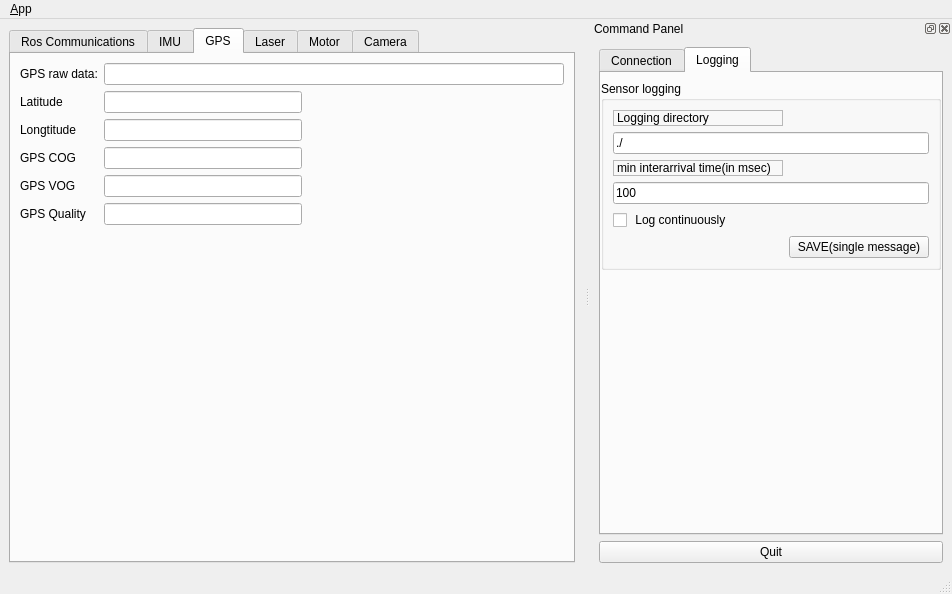
<?xml version="1.0" encoding="UTF-8"?>
<ui version="4.0">
 <class>MainWindow</class>
 <widget class="QMainWindow" name="MainWindow">
  <property name="geometry">
   <rect>
    <x>0</x>
    <y>0</y>
    <width>952</width>
    <height>594</height>
   </rect>
  </property>
  <property name="windowTitle">
   <string>QRosApp</string>
  </property>
  <property name="windowIcon">
   <iconset resource="../resources/images.qrc">
    <normaloff>:/images/icon.png</normaloff>:/images/icon.png</iconset>
  </property>
  <property name="locale">
   <locale language="English" country="Australia"/>
  </property>
  <widget class="QWidget" name="centralwidget">
   <layout class="QHBoxLayout">
    <item>
     <widget class="QTabWidget" name="tab_manager">
      <property name="minimumSize">
       <size>
        <width>100</width>
        <height>0</height>
       </size>
      </property>
      <property name="locale">
       <locale language="Turkish" country="Turkey"/>
      </property>
      <property name="currentIndex">
       <number>2</number>
      </property>
      <widget class="QWidget" name="tab_status">
       <attribute name="title">
        <string>Ros Communications</string>
       </attribute>
       <layout class="QVBoxLayout" name="verticalLayout_2">
        <item>
         <widget class="QGroupBox" name="groupBox_12">
          <property name="sizePolicy">
           <sizepolicy hsizetype="MinimumExpanding" vsizetype="Preferred">
            <horstretch>0</horstretch>
            <verstretch>0</verstretch>
           </sizepolicy>
          </property>
          <property name="title">
           <string>Logging</string>
          </property>
          <layout class="QGridLayout" name="gridLayout_3">
           <item row="0" column="0">
            <widget class="QListView" name="view_logging"/>
           </item>
          </layout>
         </widget>
        </item>
       </layout>
      </widget>
      <widget class="QWidget" name="tab_imu">
       <attribute name="title">
        <string>IMU</string>
       </attribute>
       <layout class="QGridLayout" name="gridLayout_2">
        <item row="1" column="0">
         <widget class="QLabel" name="label_6">
          <property name="text">
           <string>AccelX</string>
          </property>
         </widget>
        </item>
        <item row="1" column="6">
         <widget class="QLabel" name="label_7">
          <property name="text">
           <string>AccelZ</string>
          </property>
         </widget>
        </item>
        <item row="1" column="7">
         <widget class="QLineEdit" name="lineAccelZ"/>
        </item>
        <item row="2" column="5">
         <widget class="QLineEdit" name="lineGyroY"/>
        </item>
        <item row="2" column="0">
         <widget class="QLabel" name="label_8">
          <property name="text">
           <string>GyroX</string>
          </property>
         </widget>
        </item>
        <item row="0" column="0">
         <widget class="QLabel" name="label_4">
          <property name="text">
           <string>IMU raw data:</string>
          </property>
         </widget>
        </item>
        <item row="2" column="2">
         <widget class="QLineEdit" name="lineGyroX">
          <property name="text">
           <string/>
          </property>
         </widget>
        </item>
        <item row="2" column="7">
         <widget class="QLineEdit" name="lineGyroZ"/>
        </item>
        <item row="1" column="4">
         <widget class="QLabel" name="label_5">
          <property name="text">
           <string>AccelY</string>
          </property>
         </widget>
        </item>
        <item row="2" column="6">
         <widget class="QLabel" name="label_10">
          <property name="text">
           <string>GyroZ</string>
          </property>
         </widget>
        </item>
        <item row="1" column="5">
         <widget class="QLineEdit" name="lineAccelY"/>
        </item>
        <item row="2" column="4">
         <widget class="QLabel" name="label_9">
          <property name="text">
           <string>GyroY</string>
          </property>
         </widget>
        </item>
        <item row="3" column="0">
         <widget class="QLabel" name="label_11">
          <property name="text">
           <string>MagnetomX</string>
          </property>
         </widget>
        </item>
        <item row="3" column="2">
         <widget class="QLineEdit" name="lineMagnetomX"/>
        </item>
        <item row="3" column="4">
         <widget class="QLabel" name="label_12">
          <property name="text">
           <string>MagnetomY</string>
          </property>
         </widget>
        </item>
        <item row="3" column="5">
         <widget class="QLineEdit" name="lineMagnetomY"/>
        </item>
        <item row="3" column="6">
         <widget class="QLabel" name="label_13">
          <property name="text">
           <string>MagnetomZ</string>
          </property>
         </widget>
        </item>
        <item row="3" column="7">
         <widget class="QLineEdit" name="lineMagnetomZ"/>
        </item>
        <item row="4" column="2" colspan="4">
         <spacer name="verticalSpacer">
          <property name="orientation">
           <enum>Qt::Vertical</enum>
          </property>
          <property name="sizeHint" stdset="0">
           <size>
            <width>20</width>
            <height>40</height>
           </size>
          </property>
         </spacer>
        </item>
        <item row="1" column="2">
         <widget class="QLineEdit" name="lineAccelX"/>
        </item>
        <item row="0" column="2" colspan="6">
         <widget class="QLineEdit" name="lineIMURaw"/>
        </item>
        <item row="0" column="8" rowspan="3">
         <spacer name="horizontalSpacer_2">
          <property name="orientation">
           <enum>Qt::Horizontal</enum>
          </property>
          <property name="sizeHint" stdset="0">
           <size>
            <width>40</width>
            <height>20</height>
           </size>
          </property>
         </spacer>
        </item>
       </layout>
      </widget>
      <widget class="QWidget" name="tab_gps">
       <attribute name="title">
        <string>GPS</string>
       </attribute>
       <layout class="QGridLayout" name="gridLayout_4">
        <item row="3" column="0">
         <widget class="QLabel" name="label_16">
          <property name="text">
           <string>GPS COG</string>
          </property>
         </widget>
        </item>
        <item row="3" column="1">
         <widget class="QLineEdit" name="lineGPSCOG"/>
        </item>
        <item row="6" column="1">
         <spacer name="verticalSpacer_2">
          <property name="orientation">
           <enum>Qt::Vertical</enum>
          </property>
          <property name="sizeHint" stdset="0">
           <size>
            <width>20</width>
            <height>301</height>
           </size>
          </property>
         </spacer>
        </item>
        <item row="0" column="1" colspan="4">
         <widget class="QLineEdit" name="lineGPSRaw"/>
        </item>
        <item row="0" column="0">
         <widget class="QLabel" name="label_14">
          <property name="text">
           <string>GPS raw data:</string>
          </property>
         </widget>
        </item>
        <item row="1" column="0">
         <widget class="QLabel" name="label_18">
          <property name="text">
           <string>Latitude</string>
          </property>
         </widget>
        </item>
        <item row="1" column="1">
         <widget class="QLineEdit" name="lineLatitude"/>
        </item>
        <item row="2" column="0">
         <widget class="QLabel" name="label_15">
          <property name="text">
           <string>Longtitude</string>
          </property>
         </widget>
        </item>
        <item row="2" column="1">
         <widget class="QLineEdit" name="lineLongtitude">
          <property name="text">
           <string/>
          </property>
         </widget>
        </item>
        <item row="4" column="1">
         <widget class="QLineEdit" name="lineGPSVOG"/>
        </item>
        <item row="4" column="0">
         <widget class="QLabel" name="label_19">
          <property name="text">
           <string>GPS VOG</string>
          </property>
         </widget>
        </item>
        <item row="5" column="0">
         <widget class="QLabel" name="label_17">
          <property name="text">
           <string>GPS Quality</string>
          </property>
         </widget>
        </item>
        <item row="5" column="1">
         <widget class="QLineEdit" name="lineGPSQuality"/>
        </item>
        <item row="1" column="2">
         <spacer name="horizontalSpacer_3">
          <property name="orientation">
           <enum>Qt::Horizontal</enum>
          </property>
          <property name="sizeHint" stdset="0">
           <size>
            <width>244</width>
            <height>20</height>
           </size>
          </property>
         </spacer>
        </item>
       </layout>
      </widget>
      <widget class="QWidget" name="tab">
       <attribute name="title">
        <string>Laser</string>
       </attribute>
       <layout class="QHBoxLayout" name="horizontalLayout">
        <item>
         <widget class="QGraphicsView" name="graphicsView"/>
        </item>
        <item>
         <widget class="QGroupBox" name="groupBox_2">
          <property name="maximumSize">
           <size>
            <width>100</width>
            <height>16777215</height>
           </size>
          </property>
          <property name="title">
           <string/>
          </property>
          <layout class="QGridLayout" name="gridLayout_5">
           <property name="margin">
            <number>0</number>
           </property>
           <property name="spacing">
            <number>0</number>
           </property>
           <item row="7" column="1">
            <widget class="QLabel" name="label_22">
             <property name="text">
              <string>ArcDistance_inPx</string>
             </property>
            </widget>
           </item>
           <item row="15" column="1">
            <widget class="QLabel" name="label_26">
             <property name="text">
              <string>Scan Interval</string>
             </property>
            </widget>
           </item>
           <item row="6" column="1">
            <widget class="QSpinBox" name="spinBox_ArcDistanceInMeter">
             <property name="minimum">
              <number>1</number>
             </property>
             <property name="maximum">
              <number>30</number>
             </property>
             <property name="value">
              <number>5</number>
             </property>
            </widget>
           </item>
           <item row="11" column="1">
            <widget class="QLabel" name="label_24">
             <property name="text">
              <string>End Step</string>
             </property>
            </widget>
           </item>
           <item row="16" column="1">
            <widget class="QSpinBox" name="spinBox_scanInterval">
             <property name="maximum">
              <number>9</number>
             </property>
            </widget>
           </item>
           <item row="20" column="1">
            <spacer name="verticalSpacer_4">
             <property name="orientation">
              <enum>Qt::Vertical</enum>
             </property>
             <property name="sizeHint" stdset="0">
              <size>
               <width>20</width>
               <height>40</height>
              </size>
             </property>
            </spacer>
           </item>
           <item row="8" column="1">
            <widget class="QSpinBox" name="spinBox_arcDistanceInPixels">
             <property name="minimum">
              <number>10</number>
             </property>
             <property name="maximum">
              <number>500</number>
             </property>
             <property name="singleStep">
              <number>10</number>
             </property>
             <property name="value">
              <number>50</number>
             </property>
            </widget>
           </item>
           <item row="13" column="1">
            <widget class="QLabel" name="label_25">
             <property name="text">
              <string>Cluster Count</string>
             </property>
            </widget>
           </item>
           <item row="5" column="1">
            <widget class="QLabel" name="label_21">
             <property name="text">
              <string>ArcDist_inMeter</string>
             </property>
            </widget>
           </item>
           <item row="3" column="1">
            <widget class="QLabel" name="label_20">
             <property name="text">
              <string>Range_inMeter</string>
             </property>
            </widget>
           </item>
           <item row="12" column="1">
            <widget class="QSpinBox" name="spinBox_endStep">
             <property name="minimum">
              <number>1</number>
             </property>
             <property name="maximum">
              <number>1080</number>
             </property>
             <property name="value">
              <number>1080</number>
             </property>
            </widget>
           </item>
           <item row="4" column="1">
            <widget class="QSpinBox" name="spinBox_LaserRange">
             <property name="minimum">
              <number>4</number>
             </property>
             <property name="maximum">
              <number>30</number>
             </property>
             <property name="value">
              <number>30</number>
             </property>
            </widget>
           </item>
           <item row="1" column="1">
            <widget class="QLCDNumber" name="lcdNumber"/>
           </item>
           <item row="2" column="1">
            <widget class="QLineEdit" name="lineEdit"/>
           </item>
           <item row="14" column="1">
            <widget class="QSpinBox" name="spinBox_clusterCount">
             <property name="value">
              <number>1</number>
             </property>
            </widget>
           </item>
           <item row="0" column="1">
            <widget class="QLabel" name="label_28">
             <property name="text">
              <string>ScanFrequency</string>
             </property>
            </widget>
           </item>
           <item row="10" column="1">
            <widget class="QSpinBox" name="spinBox_startStep">
             <property name="maximum">
              <number>1079</number>
             </property>
            </widget>
           </item>
           <item row="17" column="1">
            <widget class="QLabel" name="label_27">
             <property name="text">
              <string># of Scan</string>
             </property>
            </widget>
           </item>
           <item row="9" column="1">
            <widget class="QLabel" name="label_23">
             <property name="text">
              <string>Start Step</string>
             </property>
            </widget>
           </item>
           <item row="18" column="1">
            <widget class="QSpinBox" name="spinBox_numberOfScan"/>
           </item>
           <item row="19" column="1">
            <widget class="QPushButton" name="btnLaserSetConfig">
             <property name="text">
              <string>SET</string>
             </property>
            </widget>
           </item>
          </layout>
         </widget>
        </item>
       </layout>
      </widget>
      <widget class="QWidget" name="tab_2">
       <attribute name="title">
        <string>Motor</string>
       </attribute>
       <layout class="QVBoxLayout" name="verticalLayout_4">
        <item>
         <widget class="QSlider" name="sliderArmRigth">
          <property name="maximum">
           <number>99</number>
          </property>
          <property name="orientation">
           <enum>Qt::Horizontal</enum>
          </property>
         </widget>
        </item>
        <item>
         <widget class="QSlider" name="sliderArmLeft">
          <property name="orientation">
           <enum>Qt::Horizontal</enum>
          </property>
         </widget>
        </item>
        <item>
         <widget class="QSlider" name="sliderWheelRight">
          <property name="orientation">
           <enum>Qt::Horizontal</enum>
          </property>
         </widget>
        </item>
        <item>
         <widget class="QSlider" name="sliderWheelLeft">
          <property name="orientation">
           <enum>Qt::Horizontal</enum>
          </property>
         </widget>
        </item>
       </layout>
      </widget>
      <widget class="QWidget" name="tab_3">
       <attribute name="title">
        <string>Camera</string>
       </attribute>
       <widget class="QLabel" name="viewFrontCamera">
        <property name="geometry">
         <rect>
          <x>20</x>
          <y>40</y>
          <width>241</width>
          <height>211</height>
         </rect>
        </property>
        <property name="frameShape">
         <enum>QFrame::Box</enum>
        </property>
        <property name="text">
         <string/>
        </property>
       </widget>
       <widget class="QLabel" name="label_30">
        <property name="geometry">
         <rect>
          <x>20</x>
          <y>20</y>
          <width>101</width>
          <height>17</height>
         </rect>
        </property>
        <property name="text">
         <string>Front Camera</string>
        </property>
       </widget>
       <widget class="QLabel" name="viewPTZCamera">
        <property name="geometry">
         <rect>
          <x>20</x>
          <y>280</y>
          <width>241</width>
          <height>211</height>
         </rect>
        </property>
        <property name="frameShape">
         <enum>QFrame::Box</enum>
        </property>
        <property name="text">
         <string/>
        </property>
       </widget>
       <widget class="QLabel" name="label_32">
        <property name="geometry">
         <rect>
          <x>20</x>
          <y>260</y>
          <width>101</width>
          <height>17</height>
         </rect>
        </property>
        <property name="text">
         <string>PTZ Camera</string>
        </property>
       </widget>
       <widget class="QGroupBox" name="groupBoxPTZControl">
        <property name="geometry">
         <rect>
          <x>290</x>
          <y>280</y>
          <width>311</width>
          <height>211</height>
         </rect>
        </property>
        <property name="styleSheet">
         <string notr="true">QGroupBox{border: 1px solid #000;}</string>
        </property>
        <property name="title">
         <string>PTZ Control</string>
        </property>
        <widget class="QPushButton" name="buttonPTZPan">
         <property name="geometry">
          <rect>
           <x>10</x>
           <y>30</y>
           <width>97</width>
           <height>27</height>
          </rect>
         </property>
         <property name="text">
          <string>Pan</string>
         </property>
        </widget>
        <widget class="QPushButton" name="buttonPTZTilt">
         <property name="geometry">
          <rect>
           <x>10</x>
           <y>80</y>
           <width>97</width>
           <height>27</height>
          </rect>
         </property>
         <property name="text">
          <string>Tilt</string>
         </property>
        </widget>
        <widget class="QPushButton" name="buttonPTZZoom">
         <property name="geometry">
          <rect>
           <x>10</x>
           <y>130</y>
           <width>97</width>
           <height>27</height>
          </rect>
         </property>
         <property name="text">
          <string>Zoom</string>
         </property>
        </widget>
        <widget class="QLineEdit" name="linePTZPan">
         <property name="geometry">
          <rect>
           <x>120</x>
           <y>30</y>
           <width>51</width>
           <height>27</height>
          </rect>
         </property>
        </widget>
        <widget class="QLineEdit" name="linePTZTilt">
         <property name="geometry">
          <rect>
           <x>120</x>
           <y>80</y>
           <width>51</width>
           <height>27</height>
          </rect>
         </property>
        </widget>
        <widget class="QLineEdit" name="linePTZZoom">
         <property name="geometry">
          <rect>
           <x>120</x>
           <y>130</y>
           <width>51</width>
           <height>27</height>
          </rect>
         </property>
        </widget>
        <widget class="QLabel" name="label_29">
         <property name="geometry">
          <rect>
           <x>270</x>
           <y>33</y>
           <width>31</width>
           <height>17</height>
          </rect>
         </property>
         <property name="text">
          <string>deg</string>
         </property>
        </widget>
        <widget class="QLabel" name="label_31">
         <property name="geometry">
          <rect>
           <x>270</x>
           <y>83</y>
           <width>31</width>
           <height>17</height>
          </rect>
         </property>
         <property name="text">
          <string>deg</string>
         </property>
        </widget>
        <widget class="QLineEdit" name="linePTZTiltCurrent">
         <property name="geometry">
          <rect>
           <x>190</x>
           <y>80</y>
           <width>71</width>
           <height>27</height>
          </rect>
         </property>
         <property name="readOnly">
          <bool>true</bool>
         </property>
        </widget>
        <widget class="QLineEdit" name="linePTZZoomCurrent">
         <property name="geometry">
          <rect>
           <x>210</x>
           <y>130</y>
           <width>51</width>
           <height>27</height>
          </rect>
         </property>
         <property name="readOnly">
          <bool>true</bool>
         </property>
        </widget>
        <widget class="QLineEdit" name="linePTZPanCurrent">
         <property name="geometry">
          <rect>
           <x>190</x>
           <y>30</y>
           <width>71</width>
           <height>27</height>
          </rect>
         </property>
         <property name="readOnly">
          <bool>true</bool>
         </property>
        </widget>
        <widget class="QLabel" name="label_33">
         <property name="geometry">
          <rect>
           <x>200</x>
           <y>10</y>
           <width>51</width>
           <height>17</height>
          </rect>
         </property>
         <property name="text">
          <string>Current</string>
         </property>
        </widget>
        <widget class="QLabel" name="label_34">
         <property name="geometry">
          <rect>
           <x>110</x>
           <y>10</y>
           <width>71</width>
           <height>17</height>
          </rect>
         </property>
         <property name="text">
          <string>Command</string>
         </property>
        </widget>
       </widget>
      </widget>
     </widget>
    </item>
   </layout>
  </widget>
  <widget class="QMenuBar" name="menubar">
   <property name="geometry">
    <rect>
     <x>0</x>
     <y>0</y>
     <width>952</width>
     <height>22</height>
    </rect>
   </property>
   <widget class="QMenu" name="menu_File">
    <property name="title">
     <string>&amp;App</string>
    </property>
    <addaction name="action_Preferences"/>
    <addaction name="separator"/>
    <addaction name="actionAbout"/>
    <addaction name="actionAbout_Qt"/>
    <addaction name="separator"/>
    <addaction name="action_Quit"/>
   </widget>
   <addaction name="menu_File"/>
  </widget>
  <widget class="QStatusBar" name="statusbar"/>
  <widget class="QDockWidget" name="dock_status2">
   <property name="sizePolicy">
    <sizepolicy hsizetype="Minimum" vsizetype="Preferred">
     <horstretch>0</horstretch>
     <verstretch>0</verstretch>
    </sizepolicy>
   </property>
   <property name="minimumSize">
    <size>
     <width>362</width>
     <height>461</height>
    </size>
   </property>
   <property name="allowedAreas">
    <set>Qt::RightDockWidgetArea</set>
   </property>
   <property name="windowTitle">
    <string>Command Panel</string>
   </property>
   <attribute name="dockWidgetArea">
    <number>2</number>
   </attribute>
   <widget class="QWidget" name="dockWidgetContents_2">
    <layout class="QVBoxLayout" name="verticalLayout">
     <item>
      <widget class="QTabWidget" name="tabWidget">
       <property name="currentIndex">
        <number>1</number>
       </property>
       <widget class="QWidget" name="tab_4">
        <attribute name="title">
         <string>Connection</string>
        </attribute>
        <widget class="QFrame" name="frame">
         <property name="geometry">
          <rect>
           <x>0</x>
           <y>10</y>
           <width>344</width>
           <height>431</height>
          </rect>
         </property>
         <property name="sizePolicy">
          <sizepolicy hsizetype="Minimum" vsizetype="Preferred">
           <horstretch>0</horstretch>
           <verstretch>0</verstretch>
          </sizepolicy>
         </property>
         <property name="frameShape">
          <enum>QFrame::StyledPanel</enum>
         </property>
         <property name="frameShadow">
          <enum>QFrame::Raised</enum>
         </property>
         <layout class="QVBoxLayout" name="verticalLayout_3">
          <item>
           <widget class="QGroupBox" name="groupBox">
            <property name="title">
             <string>Ros Master</string>
            </property>
            <layout class="QGridLayout" name="gridLayout">
             <item row="0" column="0">
              <widget class="QLabel" name="label">
               <property name="frameShape">
                <enum>QFrame::StyledPanel</enum>
               </property>
               <property name="frameShadow">
                <enum>QFrame::Raised</enum>
               </property>
               <property name="text">
                <string>Ros Master Url</string>
               </property>
              </widget>
             </item>
             <item row="1" column="0" colspan="2">
              <widget class="QLineEdit" name="line_edit_master">
               <property name="text">
                <string>http://192.168.1.2:11311/</string>
               </property>
              </widget>
             </item>
             <item row="2" column="0">
              <widget class="QLabel" name="label_2">
               <property name="frameShape">
                <enum>QFrame::StyledPanel</enum>
               </property>
               <property name="frameShadow">
                <enum>QFrame::Raised</enum>
               </property>
               <property name="text">
                <string>Ros IP</string>
               </property>
              </widget>
             </item>
             <item row="3" column="0" colspan="2">
              <widget class="QLineEdit" name="line_edit_host">
               <property name="text">
                <string>192.168.1.67</string>
               </property>
              </widget>
             </item>
             <item row="4" column="0">
              <widget class="QLabel" name="label_3">
               <property name="frameShape">
                <enum>QFrame::StyledPanel</enum>
               </property>
               <property name="frameShadow">
                <enum>QFrame::Raised</enum>
               </property>
               <property name="text">
                <string>Ros Hostname</string>
               </property>
              </widget>
             </item>
             <item row="5" column="0" colspan="2">
              <widget class="QLineEdit" name="line_edit_topic">
               <property name="enabled">
                <bool>false</bool>
               </property>
               <property name="text">
                <string>unused</string>
               </property>
              </widget>
             </item>
             <item row="6" column="0" colspan="2">
              <widget class="QCheckBox" name="checkbox_use_environment">
               <property name="layoutDirection">
                <enum>Qt::RightToLeft</enum>
               </property>
               <property name="text">
                <string>Use environment variables</string>
               </property>
              </widget>
             </item>
             <item row="7" column="0" colspan="2">
              <widget class="QCheckBox" name="checkbox_remember_settings">
               <property name="layoutDirection">
                <enum>Qt::RightToLeft</enum>
               </property>
               <property name="text">
                <string>Remember settings on startup</string>
               </property>
              </widget>
             </item>
             <item row="8" column="0">
              <spacer name="horizontalSpacer">
               <property name="orientation">
                <enum>Qt::Horizontal</enum>
               </property>
               <property name="sizeHint" stdset="0">
                <size>
                 <width>170</width>
                 <height>21</height>
                </size>
               </property>
              </spacer>
             </item>
             <item row="8" column="1">
              <widget class="QPushButton" name="button_connect">
               <property name="enabled">
                <bool>true</bool>
               </property>
               <property name="sizePolicy">
                <sizepolicy hsizetype="MinimumExpanding" vsizetype="Fixed">
                 <horstretch>0</horstretch>
                 <verstretch>0</verstretch>
                </sizepolicy>
               </property>
               <property name="toolTip">
                <string>Set the target to the current joint trajectory state.</string>
               </property>
               <property name="statusTip">
                <string>Clear all waypoints and set the target to the current joint trajectory state.</string>
               </property>
               <property name="text">
                <string>Connect</string>
               </property>
              </widget>
             </item>
            </layout>
           </widget>
          </item>
          <item>
           <spacer name="verticalSpacer_3">
            <property name="orientation">
             <enum>Qt::Vertical</enum>
            </property>
            <property name="sizeHint" stdset="0">
             <size>
              <width>20</width>
              <height>233</height>
             </size>
            </property>
           </spacer>
          </item>
         </layout>
        </widget>
       </widget>
       <widget class="QWidget" name="tab_5">
        <attribute name="title">
         <string>Logging</string>
        </attribute>
        <widget class="QWidget" name="layoutWidget">
         <property name="geometry">
          <rect>
           <x>0</x>
           <y>8</y>
           <width>340</width>
           <height>552</height>
          </rect>
         </property>
         <layout class="QVBoxLayout" name="verticalLayout_5">
          <item>
           <widget class="QGroupBox" name="groupBox_3">
            <property name="title">
             <string>Sensor logging</string>
            </property>
            <layout class="QGridLayout" name="gridLayout_6">
             <item row="3" column="0">
              <widget class="QLabel" name="label_36">
               <property name="frameShape">
                <enum>QFrame::StyledPanel</enum>
               </property>
               <property name="frameShadow">
                <enum>QFrame::Raised</enum>
               </property>
               <property name="text">
                <string>min interarrival time(in msec) </string>
               </property>
              </widget>
             </item>
             <item row="8" column="1">
              <widget class="QPushButton" name="button_single_save">
               <property name="enabled">
                <bool>true</bool>
               </property>
               <property name="sizePolicy">
                <sizepolicy hsizetype="MinimumExpanding" vsizetype="Fixed">
                 <horstretch>0</horstretch>
                 <verstretch>0</verstretch>
                </sizepolicy>
               </property>
               <property name="toolTip">
                <string>Set the target to the current joint trajectory state.</string>
               </property>
               <property name="statusTip">
                <string>Clear all waypoints and set the target to the current joint trajectory state.</string>
               </property>
               <property name="text">
                <string>SAVE(single message)</string>
               </property>
              </widget>
             </item>
             <item row="1" column="0" colspan="2">
              <widget class="QLineEdit" name="line_log_dir_path">
               <property name="text">
                <string>./</string>
               </property>
              </widget>
             </item>
             <item row="0" column="0">
              <widget class="QLabel" name="label_35">
               <property name="frameShape">
                <enum>QFrame::StyledPanel</enum>
               </property>
               <property name="frameShadow">
                <enum>QFrame::Raised</enum>
               </property>
               <property name="text">
                <string>Logging directory</string>
               </property>
              </widget>
             </item>
             <item row="8" column="0">
              <spacer name="horizontalSpacer_4">
               <property name="orientation">
                <enum>Qt::Horizontal</enum>
               </property>
               <property name="sizeHint" stdset="0">
                <size>
                 <width>170</width>
                 <height>21</height>
                </size>
               </property>
              </spacer>
             </item>
             <item row="4" column="0" colspan="2">
              <widget class="QLineEdit" name="line_edit_log_period">
               <property name="text">
                <string>100</string>
               </property>
              </widget>
             </item>
             <item row="7" column="0">
              <widget class="QCheckBox" name="checkbox_enable_sensor_logging">
               <property name="layoutDirection">
                <enum>Qt::LeftToRight</enum>
               </property>
               <property name="text">
                <string> Log continuously</string>
               </property>
              </widget>
             </item>
            </layout>
           </widget>
          </item>
          <item>
           <spacer name="verticalSpacer_5">
            <property name="orientation">
             <enum>Qt::Vertical</enum>
            </property>
            <property name="sizeHint" stdset="0">
             <size>
              <width>338</width>
              <height>238</height>
             </size>
            </property>
           </spacer>
          </item>
         </layout>
        </widget>
       </widget>
      </widget>
     </item>
     <item>
      <widget class="QPushButton" name="quit_button">
       <property name="sizePolicy">
        <sizepolicy hsizetype="MinimumExpanding" vsizetype="Fixed">
         <horstretch>0</horstretch>
         <verstretch>0</verstretch>
        </sizepolicy>
       </property>
       <property name="text">
        <string>Quit</string>
       </property>
      </widget>
     </item>
    </layout>
   </widget>
  </widget>
  <action name="action_Quit">
   <property name="text">
    <string>&amp;Quit</string>
   </property>
   <property name="shortcut">
    <string>Ctrl+Q</string>
   </property>
   <property name="shortcutContext">
    <enum>Qt::ApplicationShortcut</enum>
   </property>
  </action>
  <action name="action_Preferences">
   <property name="text">
    <string>&amp;Preferences</string>
   </property>
  </action>
  <action name="actionAbout">
   <property name="text">
    <string>&amp;About</string>
   </property>
  </action>
  <action name="actionAbout_Qt">
   <property name="text">
    <string>About &amp;Qt</string>
   </property>
  </action>
 </widget>
 <resources>
  <include location="../resources/images.qrc"/>
 </resources>
 <connections>
  <connection>
   <sender>action_Quit</sender>
   <signal>triggered()</signal>
   <receiver>MainWindow</receiver>
   <slot>close()</slot>
   <hints>
    <hint type="sourcelabel">
     <x>-1</x>
     <y>-1</y>
    </hint>
    <hint type="destinationlabel">
     <x>399</x>
     <y>299</y>
    </hint>
   </hints>
  </connection>
  <connection>
   <sender>quit_button</sender>
   <signal>clicked()</signal>
   <receiver>MainWindow</receiver>
   <slot>close()</slot>
   <hints>
    <hint type="sourcelabel">
     <x>859</x>
     <y>552</y>
    </hint>
    <hint type="destinationlabel">
     <x>469</x>
     <y>299</y>
    </hint>
   </hints>
  </connection>
 </connections>
</ui>
